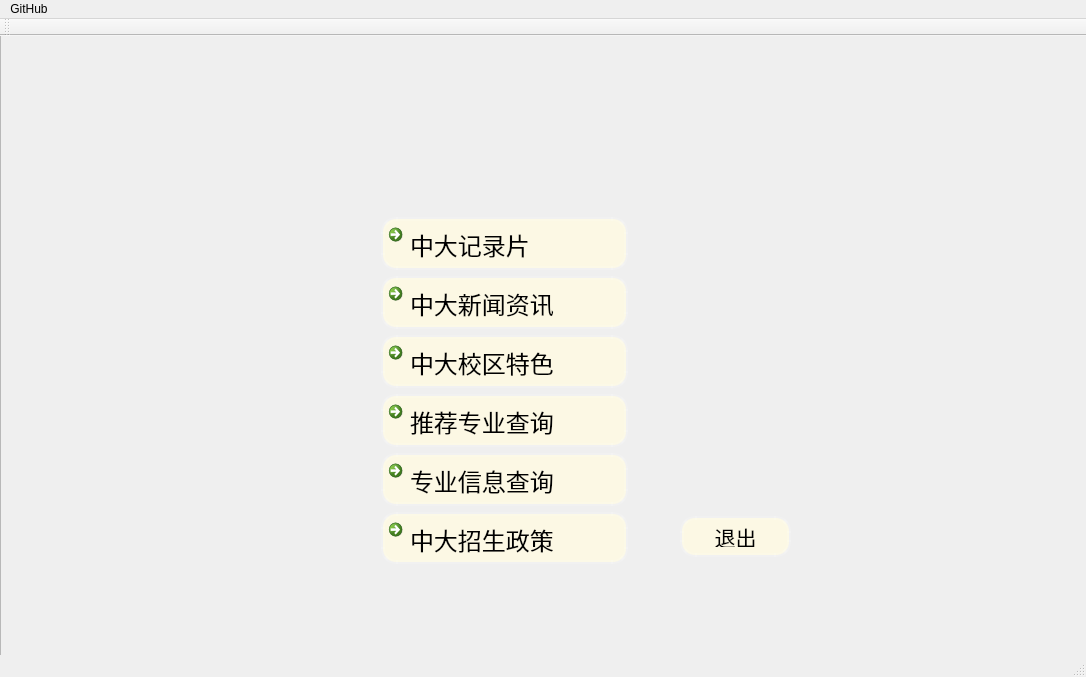
<?xml version="1.0" encoding="UTF-8"?>
<ui version="4.0">
 <class>zhuye</class>
 <widget class="QMainWindow" name="zhuye">
  <property name="geometry">
   <rect>
    <x>0</x>
    <y>0</y>
    <width>1086</width>
    <height>677</height>
   </rect>
  </property>
  <property name="windowTitle">
   <string>主页</string>
  </property>
  <property name="styleSheet">
   <string notr="true"/>
  </property>
  <widget class="QWidget" name="centralWidget">
   <widget class="QFrame" name="frame">
    <property name="geometry">
     <rect>
      <x>0</x>
      <y>-10</y>
      <width>1091</width>
      <height>641</height>
     </rect>
    </property>
    <property name="styleSheet">
     <string notr="true"/>
    </property>
    <property name="frameShape">
     <enum>QFrame::StyledPanel</enum>
    </property>
    <property name="frameShadow">
     <enum>QFrame::Raised</enum>
    </property>
    <widget class="QWidget" name="layoutWidget">
     <property name="geometry">
      <rect>
       <x>370</x>
       <y>180</y>
       <width>269</width>
       <height>369</height>
      </rect>
     </property>
     <layout class="QVBoxLayout" name="verticalLayout_2">
      <item>
       <widget class="QCommandLinkButton" name="LinkButton_jilupian">
        <property name="font">
         <font>
          <family>汉仪蝶语体简</family>
          <pointsize>18</pointsize>
          <weight>50</weight>
          <italic>false</italic>
          <bold>false</bold>
         </font>
        </property>
        <property name="styleSheet">
         <string notr="true">QCommandLinkButton{
	background-color: rgba(255, 250, 224, 200);
	border-style:outset;
	border-width:4px;
	border-radius:15px;
	border-color:rgba(255,255,255,30);	
	font: 18pt &quot;汉仪蝶语体简&quot;;
	color:rgb(0,0,0);
	padding:6px;
}

QCommandLinkButton:pressed{
   background-color:rgba(255, 250, 224, 150);
   border-color:rgba(255,255,255,30);
   border-style:inset;
  	color:rgba(0,0,0,100);
}

QCommandLinkButton:hover{
   background-color:rgba(255, 250, 224, 150);
   border-color:rgba(255,255,255,200);
   color:rgba(0,0,0,200);
}</string>
        </property>
        <property name="text">
         <string>中大记录片</string>
        </property>
       </widget>
      </item>
      <item>
       <widget class="QCommandLinkButton" name="LinkButton_xinwen">
        <property name="font">
         <font>
          <family>汉仪蝶语体简</family>
          <pointsize>18</pointsize>
          <weight>50</weight>
          <italic>false</italic>
          <bold>false</bold>
         </font>
        </property>
        <property name="styleSheet">
         <string notr="true">QCommandLinkButton{
	background-color: rgba(255, 250, 224, 200);
	border-style:outset;
	border-width:4px;
	border-radius:15px;
	border-color:rgba(255,255,255,30);	
	font: 18pt &quot;汉仪蝶语体简&quot;;
	color:rgb(0,0,0);
	padding:6px;
}

QCommandLinkButton:pressed{
   background-color:rgba(255, 250, 224, 150);
   border-color:rgba(255,255,255,30);
   border-style:inset;
  	color:rgba(0,0,0,100);
}

QCommandLinkButton:hover{
   background-color:rgba(255, 250, 224, 150);
   border-color:rgba(255,255,255,200);
   color:rgba(0,0,0,200);
}</string>
        </property>
        <property name="text">
         <string>中大新闻资讯</string>
        </property>
       </widget>
      </item>
      <item>
       <widget class="QCommandLinkButton" name="LinkButton_xiaoqu">
        <property name="font">
         <font>
          <family>汉仪蝶语体简</family>
          <pointsize>18</pointsize>
          <weight>50</weight>
          <italic>false</italic>
          <bold>false</bold>
         </font>
        </property>
        <property name="styleSheet">
         <string notr="true">QCommandLinkButton{
	background-color: rgba(255, 250, 224, 200);
	border-style:outset;
	border-width:4px;
	border-radius:15px;
	border-color:rgba(255,255,255,30);	
	font: 18pt &quot;汉仪蝶语体简&quot;;
	color:rgb(0,0,0);
	padding:6px;
}

QCommandLinkButton:pressed{
   background-color:rgba(255, 250, 224, 150);
   border-color:rgba(255,255,255,30);
   border-style:inset;
  	color:rgba(0,0,0,100);
}

QCommandLinkButton:hover{
   background-color:rgba(255, 250, 224, 150);
   border-color:rgba(255,255,255,200);
   color:rgba(0,0,0,200);
}</string>
        </property>
        <property name="text">
         <string>中大校区特色</string>
        </property>
       </widget>
      </item>
      <item>
       <widget class="QCommandLinkButton" name="LinkButton_zhuanyeluqu">
        <property name="font">
         <font>
          <family>汉仪蝶语体简</family>
          <pointsize>18</pointsize>
          <weight>50</weight>
          <italic>false</italic>
          <bold>false</bold>
         </font>
        </property>
        <property name="styleSheet">
         <string notr="true">QCommandLinkButton{
	background-color: rgba(255, 250, 224, 200);
	border-style:outset;
	border-width:4px;
	border-radius:15px;
	border-color:rgba(255,255,255,30);	
	font: 18pt &quot;汉仪蝶语体简&quot;;
	color:rgb(0,0,0);
	padding:6px;
}

QCommandLinkButton:pressed{
   background-color:rgba(255, 250, 224, 150);
   border-color:rgba(255,255,255,30);
   border-style:inset;
  	color:rgba(0,0,0,100);
}

QCommandLinkButton:hover{
   background-color:rgba(255, 250, 224, 150);
   border-color:rgba(255,255,255,200);
   color:rgba(0,0,0,200);
}</string>
        </property>
        <property name="text">
         <string>推荐专业查询</string>
        </property>
       </widget>
      </item>
      <item>
       <widget class="QCommandLinkButton" name="LinkButton_zhaunyechaxun">
        <property name="font">
         <font>
          <family>汉仪蝶语体简</family>
          <pointsize>18</pointsize>
          <weight>50</weight>
          <italic>false</italic>
          <bold>false</bold>
         </font>
        </property>
        <property name="styleSheet">
         <string notr="true">QCommandLinkButton{
	background-color: rgba(255, 250, 224, 200);
	border-style:outset;
	border-width:4px;
	border-radius:15px;
	border-color:rgba(255,255,255,30);	
	font: 18pt &quot;汉仪蝶语体简&quot;;
	color:rgb(0,0,0);
	padding:6px;
}

QCommandLinkButton:pressed{
   background-color:rgba(255, 250, 224, 150);
   border-color:rgba(255,255,255,30);
   border-style:inset;
  	color:rgba(0,0,0,100);
}

QCommandLinkButton:hover{
   background-color:rgba(255, 250, 224, 150);
   border-color:rgba(255,255,255,200);
   color:rgba(0,0,0,200);
}</string>
        </property>
        <property name="text">
         <string>专业信息查询</string>
        </property>
       </widget>
      </item>
      <item>
       <widget class="QCommandLinkButton" name="LinkButton_zhengce">
        <property name="font">
         <font>
          <family>汉仪蝶语体简</family>
          <pointsize>18</pointsize>
          <weight>50</weight>
          <italic>false</italic>
          <bold>false</bold>
         </font>
        </property>
        <property name="styleSheet">
         <string notr="true">QCommandLinkButton{
	background-color: rgba(255, 250, 224, 200);
	border-style:outset;
	border-width:4px;
	border-radius:15px;
	border-color:rgba(255,255,255,30);	
	font: 18pt &quot;汉仪蝶语体简&quot;;
	color:rgb(0,0,0);
	padding:6px;
}

QCommandLinkButton:pressed{
   background-color:rgba(255, 250, 224, 150);
   border-color:rgba(255,255,255,30);
   border-style:inset;
  	color:rgba(0,0,0,100);
}

QCommandLinkButton:hover{
   background-color:rgba(255, 250, 224, 150);
   border-color:rgba(255,255,255,200);
   color:rgba(0,0,0,200);
}</string>
        </property>
        <property name="text">
         <string>中大招生政策</string>
        </property>
       </widget>
      </item>
     </layout>
    </widget>
    <widget class="QPushButton" name="pushButton">
     <property name="geometry">
      <rect>
       <x>680</x>
       <y>490</y>
       <width>111</width>
       <height>41</height>
      </rect>
     </property>
     <property name="font">
      <font>
       <family>汉仪蝶语体简</family>
       <pointsize>16</pointsize>
       <weight>50</weight>
       <italic>false</italic>
       <bold>false</bold>
      </font>
     </property>
     <property name="styleSheet">
      <string notr="true">QPushButton{
	background-color: rgba(255, 250, 224, 200);
	border-style:outset;
	border-width:4px;
	border-radius:15px;
	border-color:rgba(255,255,255,30);
	font: 16pt &quot;汉仪蝶语体简&quot;;
	color:rgb(0,0,0);
	padding:6px;
}

QPushButton:pressed{
   background-color:rgba(255, 250, 224, 150);
   border-color:rgba(255,255,255,30);
   border-style:inset;
  	color:rgba(0,0,0,100);
}

QPushkButton:hover{
   background-color:rgba(255, 250, 224, 150);
   border-color:rgba(255,255,255,200);
   color:rgba(0,0,0,200);
}
</string>
     </property>
     <property name="text">
      <string>退出</string>
     </property>
    </widget>
    <widget class="QLabel" name="label">
     <property name="geometry">
      <rect>
       <x>-40</x>
       <y>-20</y>
       <width>1141</width>
       <height>731</height>
      </rect>
     </property>
     <property name="styleSheet">
      <string notr="true">image: url(:/image/background.png);</string>
     </property>
     <property name="text">
      <string/>
     </property>
    </widget>
    <widget class="QLabel" name="label_2">
     <property name="geometry">
      <rect>
       <x>640</x>
       <y>90</y>
       <width>301</width>
       <height>201</height>
      </rect>
     </property>
     <property name="styleSheet">
      <string notr="true">background-image: url(:/image/daxue.png);</string>
     </property>
     <property name="text">
      <string/>
     </property>
    </widget>
    <widget class="QLabel" name="label_3">
     <property name="geometry">
      <rect>
       <x>340</x>
       <y>-30</y>
       <width>331</width>
       <height>211</height>
      </rect>
     </property>
     <property name="styleSheet">
      <string notr="true">background-image: url(:/image/zhongshan.png);</string>
     </property>
     <property name="text">
      <string/>
     </property>
    </widget>
    <zorder>label</zorder>
    <zorder>layoutWidget</zorder>
    <zorder>pushButton</zorder>
    <zorder>label_2</zorder>
    <zorder>label_3</zorder>
   </widget>
  </widget>
  <widget class="QMenuBar" name="menuBar">
   <property name="geometry">
    <rect>
     <x>0</x>
     <y>0</y>
     <width>1086</width>
     <height>26</height>
    </rect>
   </property>
   <widget class="QMenu" name="menu">
    <property name="title">
     <string>GitHub</string>
    </property>
    <addaction name="GithubPage"/>
   </widget>
   <addaction name="menu"/>
  </widget>
  <widget class="QToolBar" name="mainToolBar">
   <attribute name="toolBarArea">
    <enum>TopToolBarArea</enum>
   </attribute>
   <attribute name="toolBarBreak">
    <bool>false</bool>
   </attribute>
  </widget>
  <widget class="QStatusBar" name="statusBar"/>
  <action name="liaojiewomen">
   <property name="text">
    <string>了解我们</string>
   </property>
  </action>
  <action name="GithubPage">
   <property name="text">
    <string>GitHub主页</string>
   </property>
  </action>
 </widget>
 <layoutdefault spacing="6" margin="11"/>
 <resources/>
 <connections>
  <connection>
   <sender>pushButton</sender>
   <signal>clicked()</signal>
   <receiver>zhuye</receiver>
   <slot>close()</slot>
   <hints>
    <hint type="sourcelabel">
     <x>97</x>
     <y>636</y>
    </hint>
    <hint type="destinationlabel">
     <x>549</x>
     <y>349</y>
    </hint>
   </hints>
  </connection>
 </connections>
</ui>
